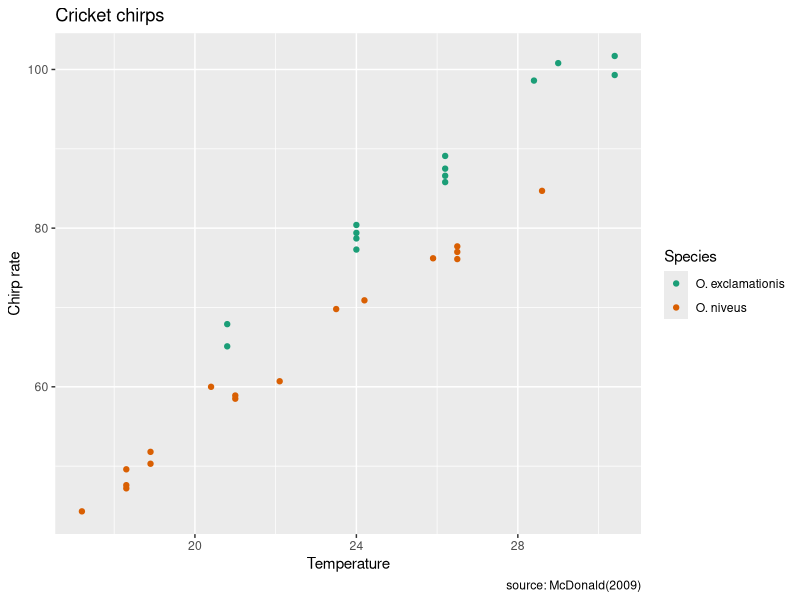
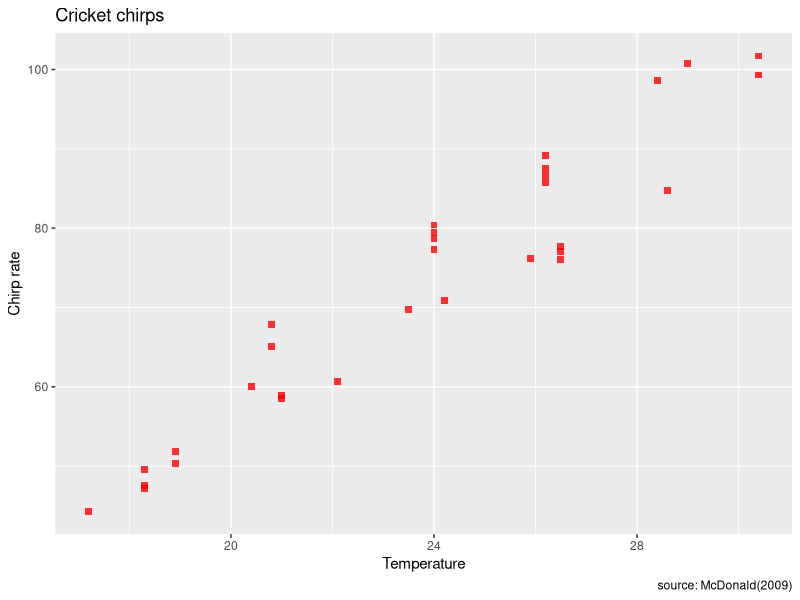
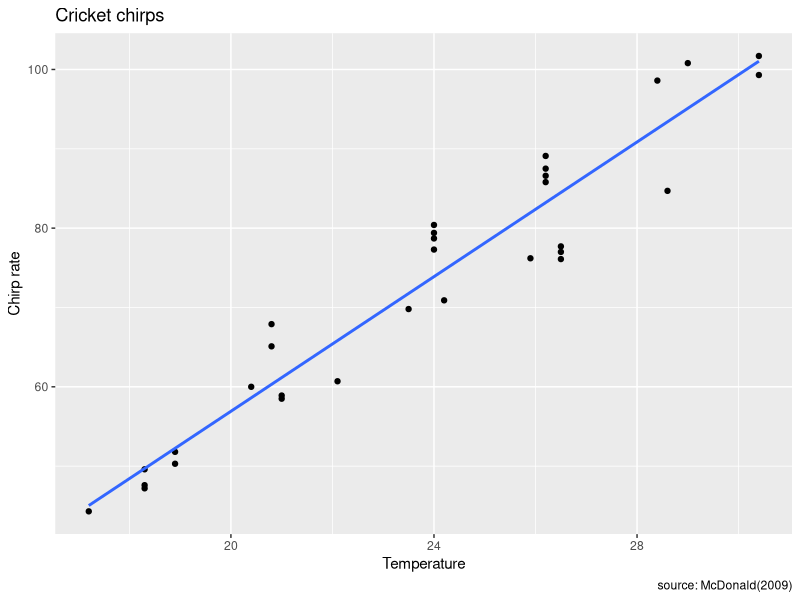
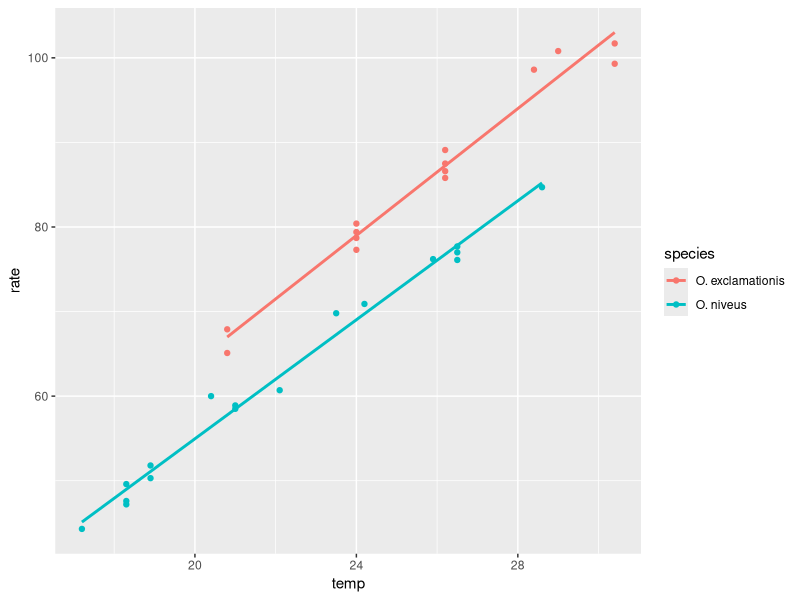
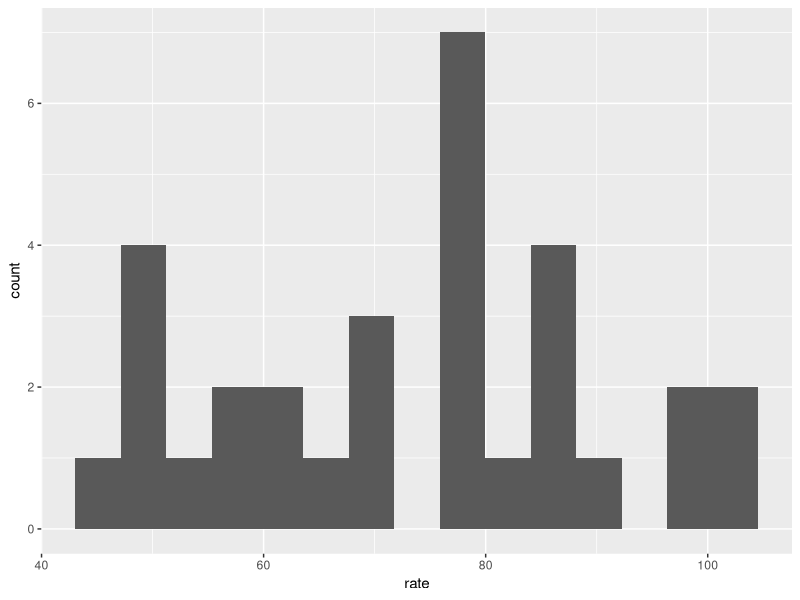
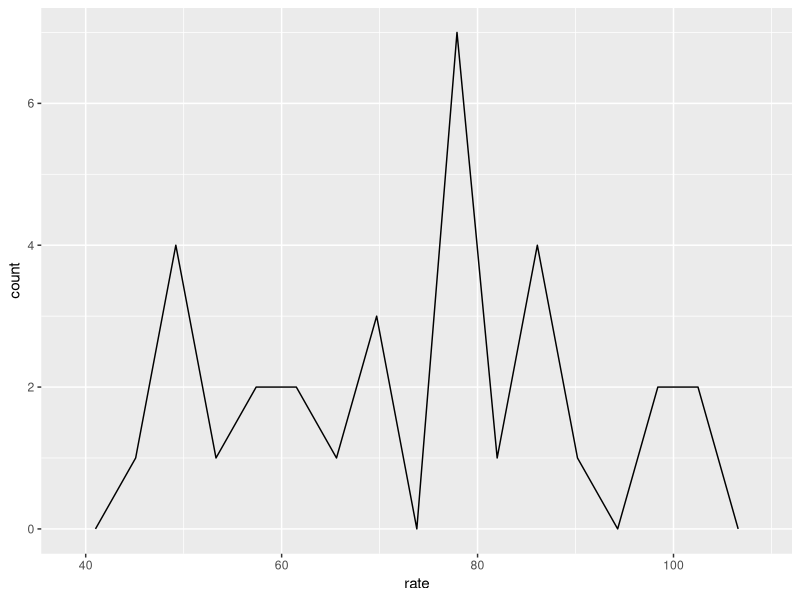
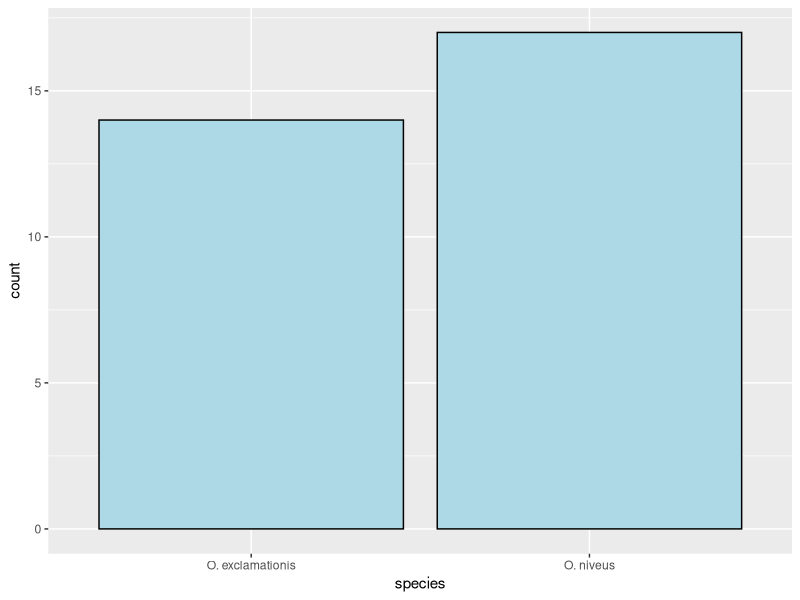
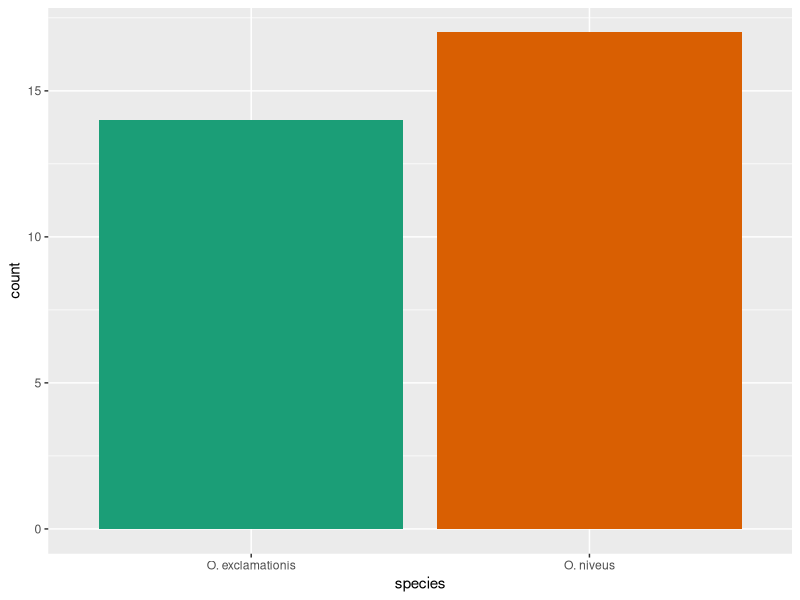

Here is the R script that generated these plots, in order:


# Equitable Equations. Data visualisation with R in 36 minutes
# https://www.youtube.com/watch?v=McL9MMwmIZY


library(tidyverse)
library(modeldata)

# the basics
ggplot(crickets, aes(x=temp, y=rate, color=species))+
  geom_point()+
  labs(x = 'Temperature',
       y = 'Chirp rate',
       color = 'Species',
       title = 'Cricket chirps',
       caption = 'source: McDonald(2009)')+
  scale_color_brewer(palette='Dark2')



# modifying basic properties
ggplot(crickets, aes(x=temp, y=rate))+
  geom_point(color='red', size=2, alpha=0.8, shape='square')+
  labs(x = 'Temperature',
       y = 'Chirp rate',
       color = 'Species',
       title = 'Cricket chirps',
       caption = 'source: McDonald(2009)')+
  scale_color_brewer(palette='Dark2')



# Adding another layer

ggplot(crickets, aes(x=temp, y=rate))+
  geom_point()+
  geom_smooth(method='lm', se=F)+
  labs(x = 'Temperature',
       y = 'Chirp rate',
       color = 'Species',
       title = 'Cricket chirps',
       caption = 'source: McDonald(2009)')+
  scale_color_brewer(palette='Dark2')

# linear regression by groups
ggplot(crickets, aes(x=temp, y=rate, color=species))+
  geom_point()+
  geom_smooth(method='lm', se=F)
  labs(x = 'Temperature',
       y = 'Chirp rate',
       color = 'Species',
       title = 'Cricket chirps',
       caption = 'source: McDonald(2009)')+
  scale_color_brewer(palette='Dark2')

  
  
# Other plots
  
  ggplot(crickets, aes(x=rate))+
    geom_histogram(bins=15)  # one quantitative variable

  ggplot(crickets, aes(x=rate))+
    geom_freqpoly(bins=15)
  
  
  
  
  ggplot(crickets, aes(x=species))+
    geom_bar(color='black', fill='lightblue')
  
  
  ggplot(crickets, aes(x=species, fill=species))+
    geom_bar(show.legend = F)+
    scale_fill_brewer(palette="Dark2")
  
  
  ggplot(crickets, aes(x=species, y=rate))+
    geom_boxplot()
  
  
  ggplot(crickets, aes(x=species, y=rate, color=species))+
    geom_boxplot(show.legend = F)+
    scale_color_brewer(palette="Dark2")+
    theme_minimal()
  
  
  #faceting
  # not great
  ggplot(crickets, aes(x=rate, fill=species))+
    geom_histogram(bins=15) +
    scale_fill_brewer(palette="Dark2")
  
  
  
  
  
  ggplot(crickets, aes(x=rate, fill=species))+
    geom_histogram(bins=15) +
    facet_wrap(~species)+
    scale_fill_brewer(palette = 'Dark2')
  
  
  
  
  ggplot(crickets, aes(x=rate, fill=species))+
    geom_histogram(bins=15) +
    facet_wrap(~species, ncol=1)+
    scale_fill_brewer(palette = 'Dark2')
  
  
  
  
  
